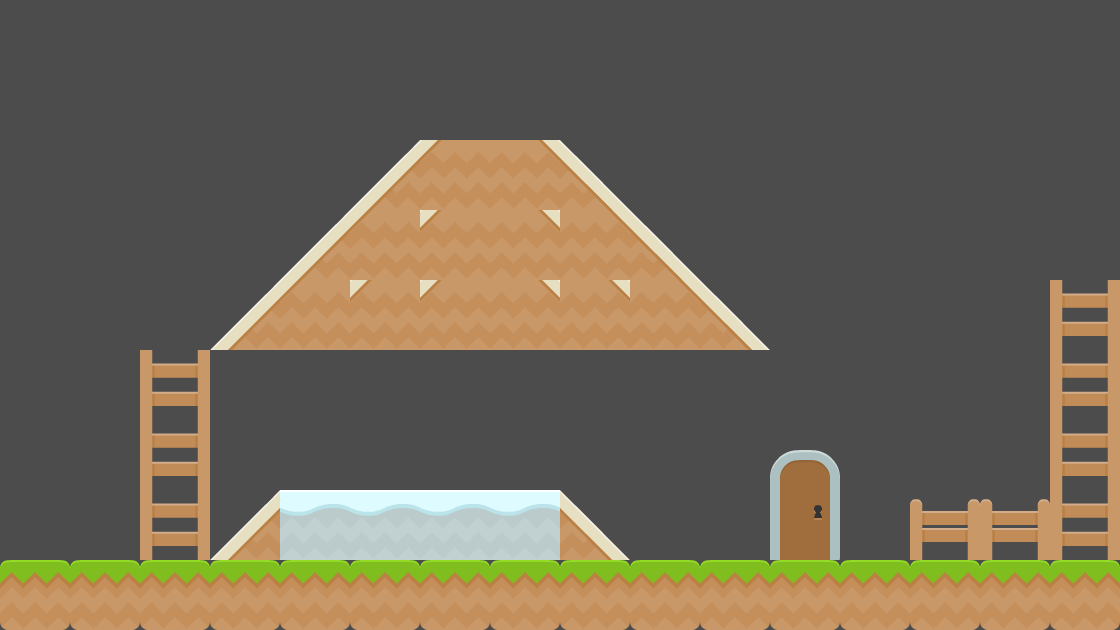

The image is a tile-based game level rendered from a .tmx file. Its description and source (layers, tilesets, objects; grid data summarised) follow:
An orthogonal 16x9 tile map with 70x70 px tiles, 1 tile layer (Tile Layer 1).

<map version="1.0" orientation="orthogonal" width="16" height="9" tilewidth="70" tileheight="70" backgroundcolor="#4c4c4c">
 <tileset firstgid="1" name="background-tiles_533100ea91c97" tilewidth="70" tileheight="70">
  <image source="../img/background-tiles_533100ea91c97.png" trans="0000ff" width="910" height="910" />
 </tileset>
 <layer name="Tile Layer 1" width="16" height="9">
  <data>[144 cells, 51 non-empty, 10 distinct tile ids]</data>
 </layer>
</map>
